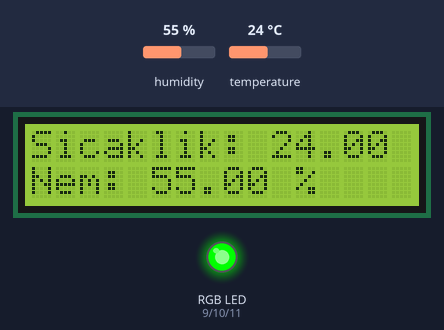
This sketch was run on a simulated Arduino Uno, built with avr-gcc and run on an emulated ATmega328P. Parts: 16×2 character LCD, an RGB LED mixed from three pins (HIGH = lit). Inputs (shaded band) come from the test bench; at power-on: temperature 24 °C, humidity 55 %.

Above: at 3.2 s.
3.3 s: temperature set to 21 °C
At 4.9 s:
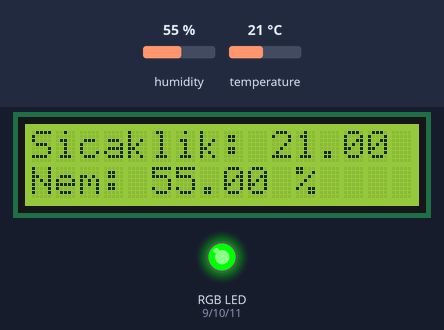
6.0 s: temperature set to 18 °C
At 7.1 s:
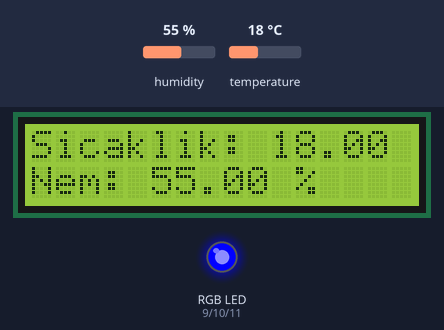
8.7 s: temperature set to 33 °C
At 11.5 s:
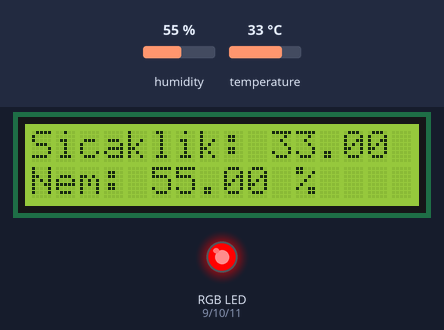
11.8 s: humidity set to 22 %
At 12.7 s:
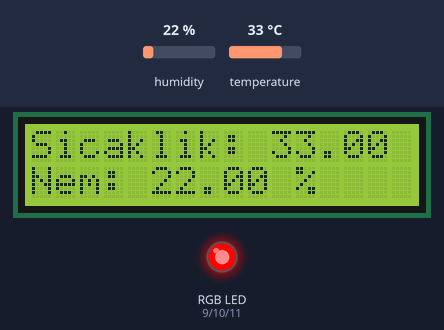
Timing chart, 0 to 14.8 s (numbered marks = the images above; inputs shaded):
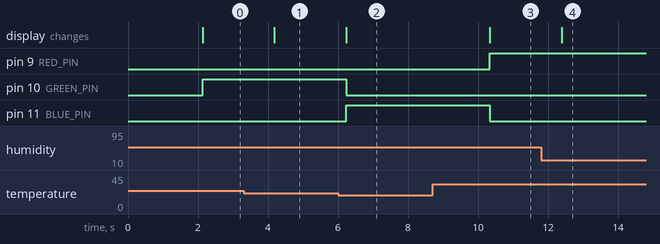

The sketch:

Dht11rgbLedI2Cekran-sicaklik.ino
```cpp
#include <Wire.h>
#include <LiquidCrystal_I2C.h>
#include <DHT.h>

// ==== DHT Ayarları ====
#define DHTPIN 2
#define DHTTYPE DHT11
DHT dht(DHTPIN, DHTTYPE);

// ==== RGB LED Pinleri ====
#define RED_PIN   9
#define GREEN_PIN 10
#define BLUE_PIN  11

// ==== LCD ====
LiquidCrystal_I2C lcd(0x27, 16, 2);

void setup() {
  dht.begin();

  pinMode(RED_PIN, OUTPUT);
  pinMode(GREEN_PIN, OUTPUT);
  pinMode(BLUE_PIN, OUTPUT);

  lcd.init();
  lcd.backlight();

  lcd.setCursor(0, 0);
  lcd.print("DHT11 Basladi");
  delay(2000);
  lcd.clear();
}

void loop() {
  float nem = dht.readHumidity();
  float sicaklik = dht.readTemperature(); // Celsius

  if (isnan(nem) || isnan(sicaklik)) {
    lcd.setCursor(0, 0);
    lcd.print("Sensor Hatasi!");
    return;
  }

  // ==== LCD Yazdir ====
  lcd.setCursor(0, 0);
  lcd.print("Sicaklik: ");
  lcd.print(sicaklik);
  lcd.print(" C");

  lcd.setCursor(0, 1);
  lcd.print("Nem: ");
  lcd.print(nem);
  lcd.print(" %");

  // ==== RGB LED Kontrol ====
  if (sicaklik < 20) {
    setColor(0, 0, 255);   // Mavi
  }
  else if (sicaklik >= 20 && sicaklik <= 30) {
    setColor(0, 255, 0);   // Yesil
  }
  else {
    setColor(255, 0, 0);   // Kirmizi
  }

  delay(2000);
}

// ==== RGB Renk Fonksiyonu ====
void setColor(int r, int g, int b) {
  analogWrite(RED_PIN, r);
  analogWrite(GREEN_PIN, g);
  analogWrite(BLUE_PIN, b);
}
```

Measured:
- the behaviour switches between 20 and 19 °C on temperature (found by bisection; images 1 and 2)
- after the input at 3.3 s, the display: changes after 0.88 s (image 1)
- after the input at 6.0 s, pin 10 (GREEN_PIN): HIGH → LOW after 0.24 s; pin 11 (BLUE_PIN): LOW → HIGH after 0.24 s; the display: changes after 0.24 s (image 2)
- after the input at 8.7 s, pin 9 (RED_PIN): LOW → HIGH after 1.6 s; pin 11 (BLUE_PIN): HIGH → LOW after 1.6 s; the display: changes after 1.6 s (image 3)
- after the input at 11.8 s, the display: changes after 0.59 s (image 4)
